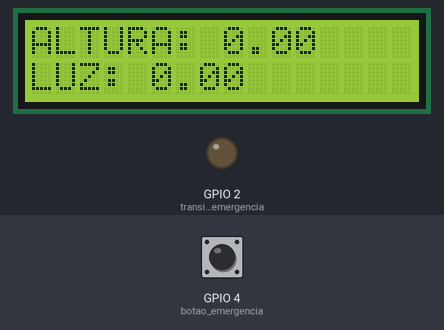
This sketch was run on a simulated ESP32. Shown: 16×2 character LCD, output pins drawn as LEDs (lit = HIGH). Dashed ring = blinking. The test bench sets the inputs (shaded band); at power-on: GPIO 4 (botao_emergencia) HIGH.

Above: at 1.2 s.
1.3 s: GPIO 4 (botao_emergencia) pulled LOW for 0.15 s
At 1.4 s:
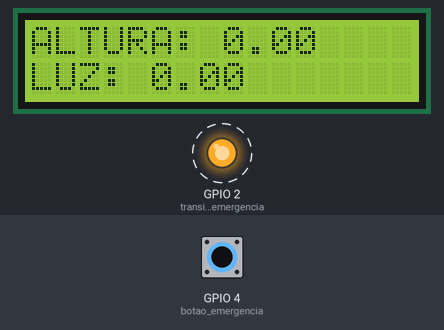
At 21.6 s:
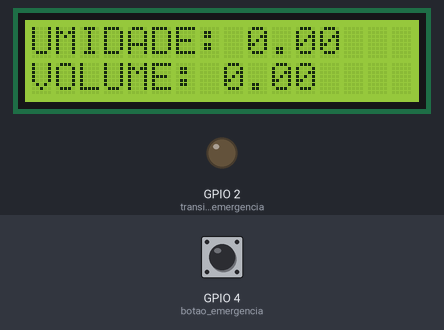
Timing chart, 0 to 23.1 s (numbered marks = the images above; inputs shaded):
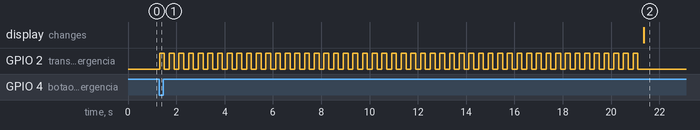

Measured:
- after the input at 1.3 s, GPIO 2 (transistor_emergencia): alternates HIGH for 0.20 s and LOW for 0.20 s, 100 changes in all, then stays LOW, starting at once

The sketch:

Projeto_X-MECA.ino
```cpp
#include <LiquidCrystal_I2C.h>

LiquidCrystal_I2C lcd(0x27, 16, 2);

//portas esp32
int botao_emergencia = 4;
int transistor_emergencia = 2;

//variaveis utilizadas
bool variavel_emergencia = 0;
bool mostrador = 0;
unsigned long time_lcd = 0;
float altura = 0;
float luz = 0;
float umidade = 0;
float volume = 0;
int estado_botao1;
int estado_botao2;

void setup() {
  lcd.init();
  Serial.begin(9600);

  pinMode(botao_emergencia, INPUT_PULLUP);
  pinMode(transistor_emergencia, OUTPUT);

}

void loop() {
  //avalia botao de destruicao

  estado_botao2 = estado_botao1;
  estado_botao1 = digitalRead(botao_emergencia);

  if(estado_botao1 != 1 && estado_botao1 != estado_botao2){
    variavel_emergencia = !variavel_emergencia;
  }

  //avalia caso de detruicao
  if(variavel_emergencia == 1){
    for(int i = 0; i < 50; i++){
      detonar();
    }
    variavel_emergencia = 0;
  }

  //avalia comunicacao serial
  if(Serial.available() > 0){
    altura = Serial.read();
    luz = Serial.read();
    umidade = Serial.read();
    volume = Serial.read();
  }

  //muda as informacoes do lcd
  if(millis() - time_lcd >= 10000){
    time_lcd = millis();
    mostrador = !mostrador;
  }
  else{
    mostrador == 0 ? tela1(altura, luz) : tela2(umidade, volume);
  }

}

void tela1(float altura, float luz){
  lcd.print("                 ");
  lcd.backlight();
  lcd.setCursor(0, 0);
  lcd.print("ALTURA: ");
  lcd.setCursor(8, 0);
  lcd.print(altura);
  lcd.print("   ");
  lcd.setCursor(0, 1);
  lcd.print("LUZ: ");
  lcd.setCursor(5, 1);
  lcd.print(luz);
}

void tela2(float umidade, float volume){
  lcd.print("                 ");
  lcd.backlight();
  lcd.setCursor(0, 0);
  lcd.print("UMIDADE: ");
  lcd.setCursor(9, 0);
  lcd.print(umidade);
  lcd.print("   ");
  lcd.setCursor(0, 1);
  lcd.print("VOLUME: ");
  lcd.setCursor(8, 1);
  lcd.print(volume);
}

void detonar(){
  digitalWrite(transistor_emergencia, HIGH);
  delay(200);
  digitalWrite(transistor_emergencia, LOW);
  delay(200);
}
```
